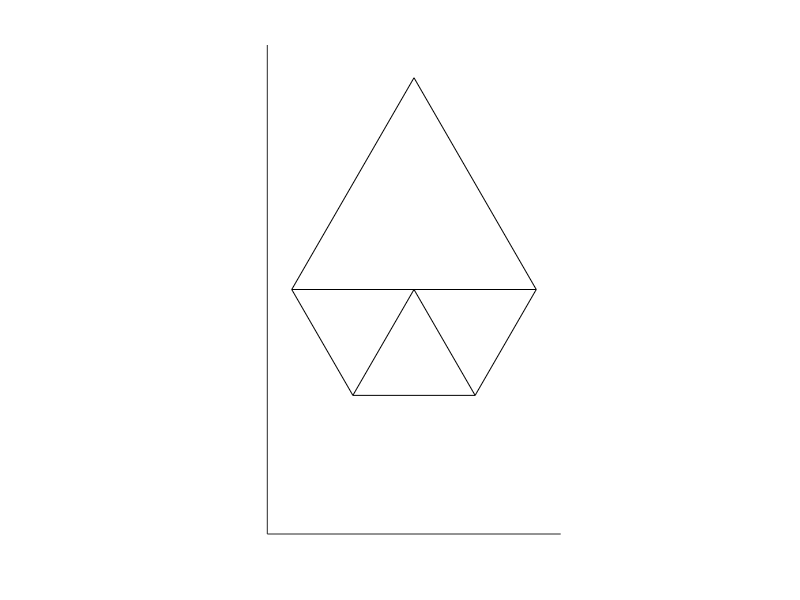

This figure's MATLAB source:
clear;
clc;

hold on

X=[-1,0,1];
Y=[0,sqrt(3),0];

x=X(1:2);
y=Y(1:2);
plot(x,y,'k');

x=X(2:3);
y=Y(2:3);
plot(x,y,'k');

x=X(1:2:3);
y=Y(1:2:3);
plot(x,y,'k');

X=[-1,-0.5,0];
Y=[0,-sqrt(3)/2,0];

x=X(1:2);
y=Y(1:2);
plot(x,y,'k');

x=X(2:3);
y=Y(2:3);
plot(x,y,'k');

X=[1,0.5,0];
Y=[0,-sqrt(3)/2,0];

x=X(1:2);
y=Y(1:2);
plot(x,y,'k');

x=X(2:3);
y=Y(2:3);
plot(x,y,'k');

x=[-0.5,0.5];
y=[-sqrt(3)/2,-sqrt(3)/2];
plot(x,y,'k');

hold off
axis equal
set(gca,'xlim',[-1.2 1.2]);
set(gca,'ylim',[-2 2]);
set(gca,'Box','off');
set(gca,'xtick',[]);
set(gca,'ytick',[]);